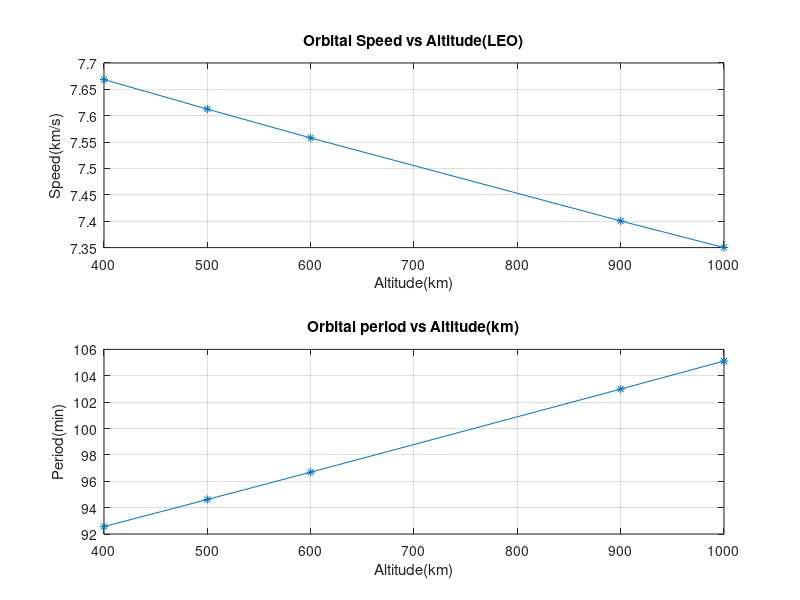
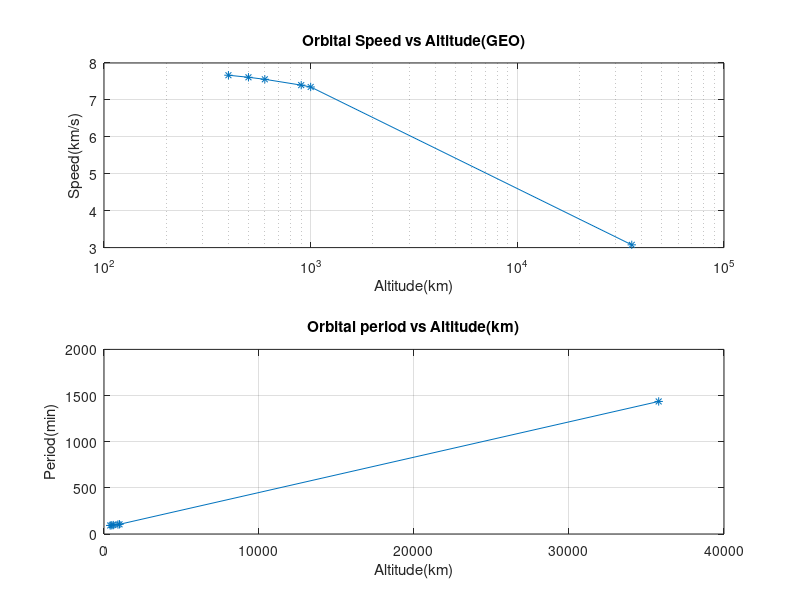

The MATLAB script that drew these images, in order:
clear; clc; close all
%% Constants
mu=3.986004418e14;   % Earth's gravitational parameter GM (m^3/s^2)
Re=6378.137e3;       % Earth's equatorial radius (m)
%% Input
alt_kms=[400 500 600 900 1000 35786];   %altitude of LEO and GEO in km
alt=(alt_kms*1000);                     %altitude of LEO & GEO in m
r=Re+alt;
%% Calculations
v=sqrt(mu./r);             %circular orbital speed (m/s)
T=2*pi*sqrt(r.^3/mu);      %orbital period (s)
%% Display quantities
v_km=v/1000;               %orbital speed (km/s)
T_min=T/60;                %orbital period (min)
orbitS_per_day=1440./T_min;    %orbit per day
%% Validation and output
geo_expectedT = 23*60 + 56 + 4/60;                         %sidereal day (min)
Err_per=abs(T_min(end)-geo_expectedT)/geo_expectedT * 100;  %error (%)
fprintf('GEO period= %.2fmin,error = %.6f%%\n',T_min(end),Err_per);
%% Result table
fprintf('\nAlt(km)   Speed(km/s)   Period(min)   Orbits/day\n');
for i=1:length(alt_kms)
    fprintf('%7d, %11.3f, %13.2f, %12.2f\n',alt_kms(i), v_km(i), T_min(i), orbitS_per_day(i))
end
%% Plot for LEO
figure
subplot(2,1,1)
 plot(alt_kms(1:end-1),v_km(1:end-1),"-*")
xlabel Altitude(km)
ylabel Speed(km/s)
title("Orbital Speed vs Altitude(LEO)")
grid on

subplot(2,1,2)
plot(alt_kms(1:end-1),T_min(1:end-1),"-*")
xlabel Altitude(km)
ylabel Period(min)
title ("Orbital period vs Altitude(km)")
grid on
%% Plot for GEO
figure
subplot(2,1,1)
plot(alt_kms,v_km,"-*")
set(gca, 'XScale', 'log')
xlabel Altitude(km)
ylabel Speed(km/s)
title("Orbital Speed vs Altitude(GEO)")
grid on

subplot(2,1,2)
plot(alt_kms,T_min,"-*")
xlabel Altitude(km)
ylabel Period(min)
title ("Orbital period vs Altitude(km)")
grid on
